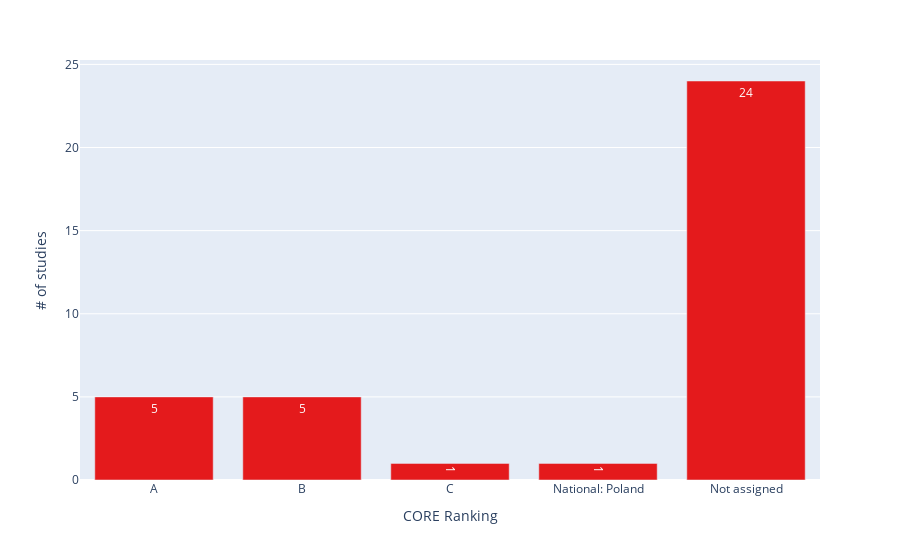

The cell this chart's notebook holds for it:
### Code cell
df_conferences = df_quality[df_quality['Publication Source'] == 'Conference'] 

df = df_conferences.groupby(by=['CORE Ranking']).size().reset_index(name='# of studies')

fig = px.bar(data_frame = df, x='CORE Ranking', y='# of studies', text_auto=True, color_discrete_sequence=px.colors.qualitative.Set1)
# fig.write_image('validation_conference.png')
fig.show()

### Figure 1 — Plotly figure (JSON) as saved in the notebook; plotly's stock layout.template omitted (floating-point values rounded to 4 significant figures)
{"data": [{"alignmentgroup": "True", "hovertemplate": "CORE Ranking=%{x}<br># of studies=%{y}<extra></extra>", "legendgroup": "", "marker": {"color": "rgb(228,26,28)", "pattern": {"shape": ""}}, "name": "", "offsetgroup": "", "orientation": "v", "showlegend": false, "textposition": "auto", "texttemplate": "%{y}", "type": "bar", "x": ["A", "B", "C", "National: Poland", "Not assigned"], "xaxis": "x", "y": [5, 5, 1, 1, 24], "yaxis": "y"}], "layout": {"barmode": "relative", "legend": {"tracegroupgap": 0}, "margin": {"t": 60}, "xaxis": {"anchor": "y", "domain": [0, 1], "title": {"text": "CORE Ranking"}}, "yaxis": {"anchor": "x", "domain": [0, 1], "title": {"text": "# of studies"}}}}
